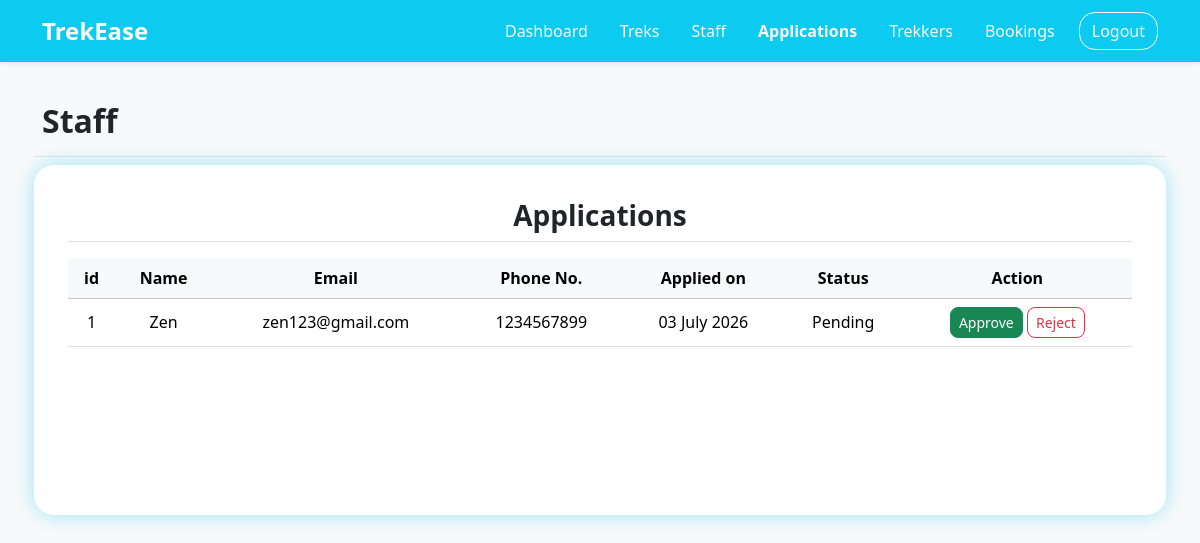
The page /pending_staff on the database as committed earlier.
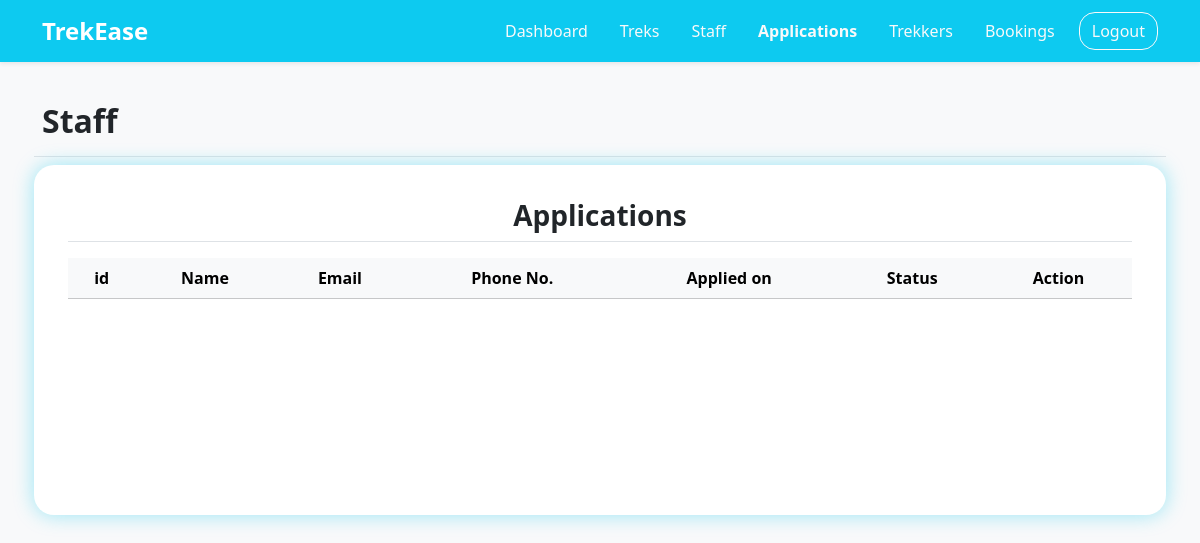
The same page on the database as committed later.
### application/models.py (models this page shows)
class User(db.Model):
    __tablename__ = "user"
    id = db.Column(db.Integer(), primary_key=True)
    username = db.Column(db.String(30), unique=True, nullable=False)
    name = db.Column(db.String(30), nullable=False)
    email = db.Column(db.String(80), unique=True, nullable=False)
    password = db.Column(db.String, nullable=False)
    phone_no = db.Column(db.String(10), unique=True)
    status = db.Column(db.String, default="Active")
    role = db.Column(db.String, default="user", nullable=True)
    created_at = db.Column(db.Date, default=date.today)
    bookings = db.relationship("Booking", backref="user")
    assigned_trek = db.relationship("Trek", backref="staff")

### application/controllers.py (the view)
@app.route("/pending_staff")
def pending_staff():
    all_staff = User.query.filter(User.role == 'staff', User.status == 'Pending').all()
    return render_template("/admin/pending_staff.html",all_staff=all_staff)

### templates/admin/pending_staff.html (shortened to what this page needs)
<!DOCTYPE html>
<html lang="en">
<head>
    <link href="https://cdn.jsdelivr.net/npm/bootstrap@5.3.2/dist/css/bootstrap.min.css" rel="stylesheet">
    <link rel="stylesheet" href="/static/style.css">
</head>
<body class="d-flex flex-column min-vh-100 bg-light">
    <nav class="navbar navbar-expand-lg navbar-dark bg-info shadow-sm">
        <div class="container">
            <div class="navbar-brand ">
                <a class="navbar-brand fw-bold fs-4" href="admin_dashboard">TrekEase</a>
            </div>
                <ul class="nav align-items-center">
                    <li class="nav-item"><a class="nav-link active link-light" href="admin_dashboard">Dashboard</a></li>
                    <li class="nav-item"><a class="nav-link link-light" href="treks">Treks</a></li>
                    <li class="nav-item"><a class="nav-link link-light" href="staff">Staff</a></li>
                    <li class="nav-item"><a class="nav-link link-light fw-bold" href="#">Applications</a></li>
                    <li class="nav-item"><a class="nav-link link-light" href="users">Trekkers</a></li>
                    <li class="nav-item"><a class="nav-link link-light" href="bookings">Bookings</a></li>
                    <li class="nav-item ms-2">
                        <a href="/" class="btn btn-outline-light rounded-4 ">Logout</a>
                    </li>
                </ul>
            </div>
    </nav>
    <div class="container text-center">
        <div class="text-center mt-4">
            <div class="row my-4 g-3">
                <div class="d-flex justify-content-between align-items-center w-100 border-bottom mb-2 pb-2">
                    <h2 class="fw-semibold">Staff</h2>
                </div>
                <div class="admin-tables mb-4">
                    <h3 class="fw-semibold mb-3 border-bottom pb-2">Applications</h3>
                        <table class="table table-hover align-middle mb-0">
                            <thead class="text-center table-light sticky-top">
                                <tr>
                                    <th scope="col">id</th>
                                    <th scope="col">Name</th>
                                    <th scope="col">Email</th>
                                    <th scope="col">Phone No.</th>
                                    <th scope="col">Applied on</th>
                                    <th scope="col">Status</th>
                                    <th scope="col">Action</th>
                                </tr>
                            </thead>
                            <tbody class="text-center">
                                {% for staff in all_staff %}
                                <tr>
                                    <td>{{loop.index}}</td>
                                    <td>{{staff.name}}</td>
                                    <td>{{staff.email}}</td>
                                    <td>{{staff.phone_no}}</td>
                                    <td>{{staff.created_at.strftime("%d %B %Y")}}</td>
                                    <td>{{staff.status}}</td>
                                    <td>
                                        <a href="/admin_update/staff/approve/{{staff.id}}" class=" btn btn-success rounded-3 btn-sm ">Approve</a>
                                        <a href="/admin_update/staff/reject/{{staff.id}}" class="btn btn-outline-danger btn-sm rounded-3">Reject</a>
                                    </td>
                                </tr>
                                {% endfor %}
                            </tbody>
                        </table>
                    </div>
                </div>
            </div>
        </div>
</body>
</html>

Rows that differ between the two databases and show on the page:
no longer on this page (row edited): User: name "Zen", email "zen123@gmail.com", phone_no "1234567899", created_at "03 July 2026", status "Pending"
